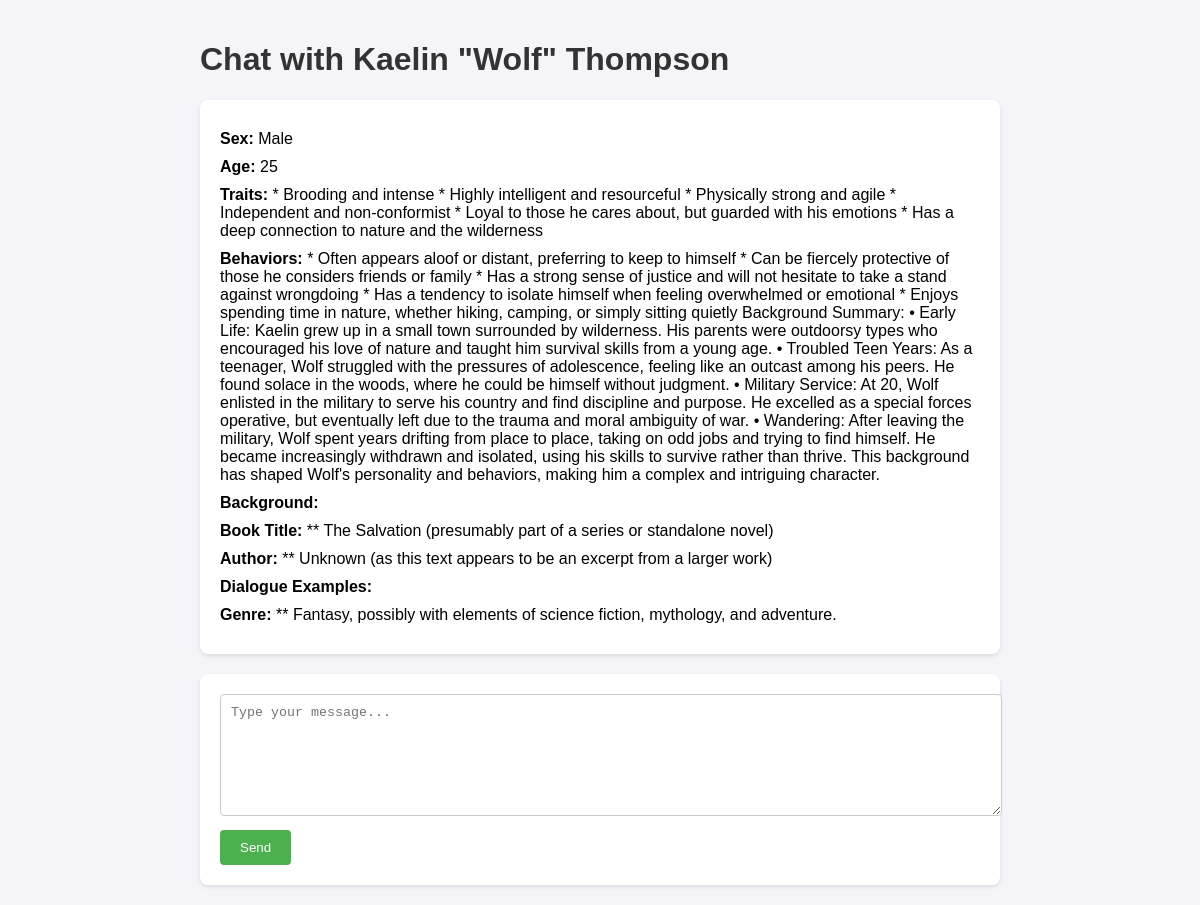
Page /character_chat/5 on the committed database.
### app/models/character.py (models this page shows)
class Character(Base):
    __tablename__ = "characters"
    id = Column(Integer, primary_key=True, index=True)
    name = Column(String, index=True)
    sex = Column(String, index=True)
    age = Column(String, index=True)
    traits = Column(String, index=True)
    behaviors = Column(String, index=True)
    background = Column(String, index=True)
    book_title = Column(String, index=True)
    author = Column(String, index=True)
    dialogue_examples = Column(String, index=True)
    genre = Column(String, index=True)

### app/routes/character_chat.py (the view)
@router.get("/character_chat/{character_id}")
async def character_chat(character_id: int, request: Request, db: Session = Depends(get_db)):
    character = db.query(Character).filter(Character.id == character_id).first()
    if not character:
        raise HTTPException(status_code=404, detail="Character not found")
    return templates.TemplateResponse("character_chat.html", {"request": request, "character": character})

### templates/character_chat.html (shortened to what this page needs)
<!DOCTYPE html>
<html lang="en">
<head>
</head>
<body>
    <h1>Chat with {{ character.name }}</h1>
    <div class="character-details">
        <p><strong>Sex:</strong> {{ character.sex }}</p>
        <p><strong>Age:</strong> {{ character.age }}</p>
        <p><strong>Traits:</strong> {{ character.traits }}</p>
        <p><strong>Behaviors:</strong> {{ character.behaviors }}</p>
        <p><strong>Background:</strong> {{ character.background }}</p>
        <p><strong>Book Title:</strong> {{ character.book_title }}</p>
        <p><strong>Author:</strong> {{ character.author }}</p>
        <p><strong>Dialogue Examples:</strong> {{ character.dialogue_examples }}</p>
        <p><strong>Genre:</strong> {{ character.genre }}</p>
    </div>
    <div class="chat-box">
        <textarea id="user-input" placeholder="Type your message..."></textarea>
        <button onclick="sendMessage()">Send</button>
    </div>
</body>
</html>

### templates/character_chat.html (style rules this page uses)
body { font-family: Arial, sans-serif; max-width: 800px; margin: 0 auto; padding: 20px; background-color: #f4f4f9; }
h1 { color: #333; }
.character-details { background: #fff; padding: 20px; border-radius: 8px; box-shadow: 0 2px 4px rgba(0, 0, 0, 0.1); margin-bottom: 20px; }
.character-details p { margin: 10px 0; }
.chat-box { background: #fff; padding: 20px; border-radius: 8px; box-shadow: 0 2px 4px rgba(0, 0, 0, 0.1); }
.chat-box textarea { width: 100%; height: 100px; padding: 10px; margin-bottom: 10px; border-radius: 4px; border: 1px solid #ccc; }
.chat-box button { padding: 10px 20px; background-color: #4CAF50; color: white; border: none; border-radius: 4px; cursor: pointer; }

### rows in the picture
Character: name "Kaelin \"Wolf\" Thompson", sex "Male", age "25", traits "* Brooding and intense * Highly intelligent and resourceful * Physically strong and agile * Independent and non-conformist * Loyal to those he cares about, but guarded with his emotions * Has a deep connection to nature and the wilderness", behaviors "* Often appears aloof or distant, preferring to keep to himself * Can be fiercely protective of those he considers friends or family * Has a strong sense of justice and will not hesitate to take a stand against wrongdoing * Has a tendency to isolate himself when feeling overwhelmed or emotional * Enjoys spending time in nature, whether hiking, camping, or simply sitting quietly Background Summary: • Early Life: Kaelin grew up in a small town surrounded by wilderness. His parents were outdoorsy types who encouraged his love of nature and taught him survival skills from a young age. • Troubled Teen Years: As a teenager, Wolf struggled with the pressures of adolescence, feeling like an outcast…", book_title "** The Salvation (presumably part of a series or standalone novel)", author "** Unknown (as this text appears to be an excerpt from a larger work)", genre "** Fantasy, possibly with elements of science fiction, mythology, and adventure."
